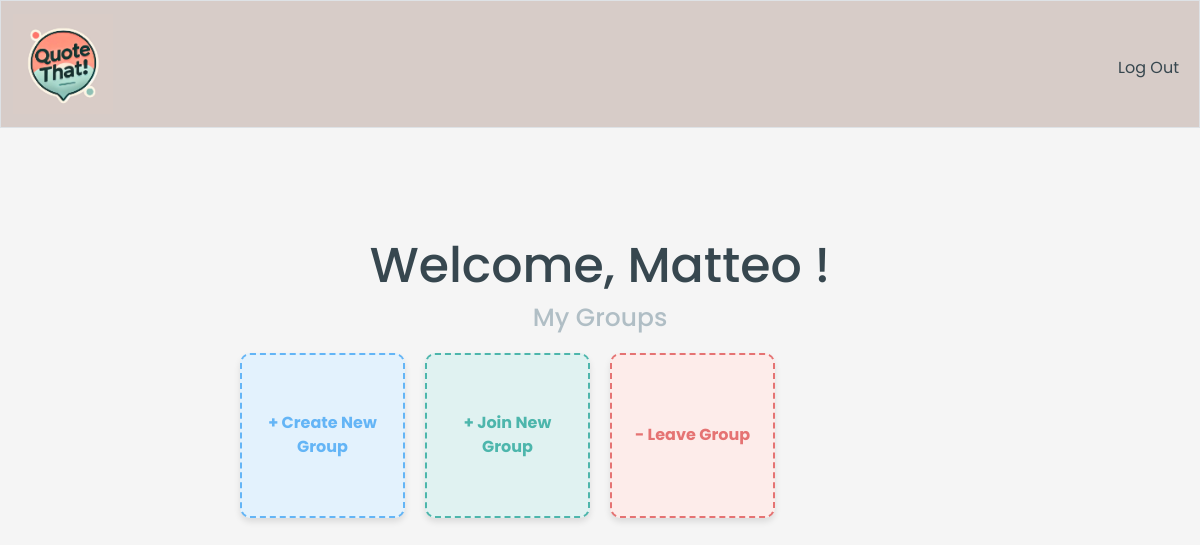
Before: / (signed in) with the older database file.
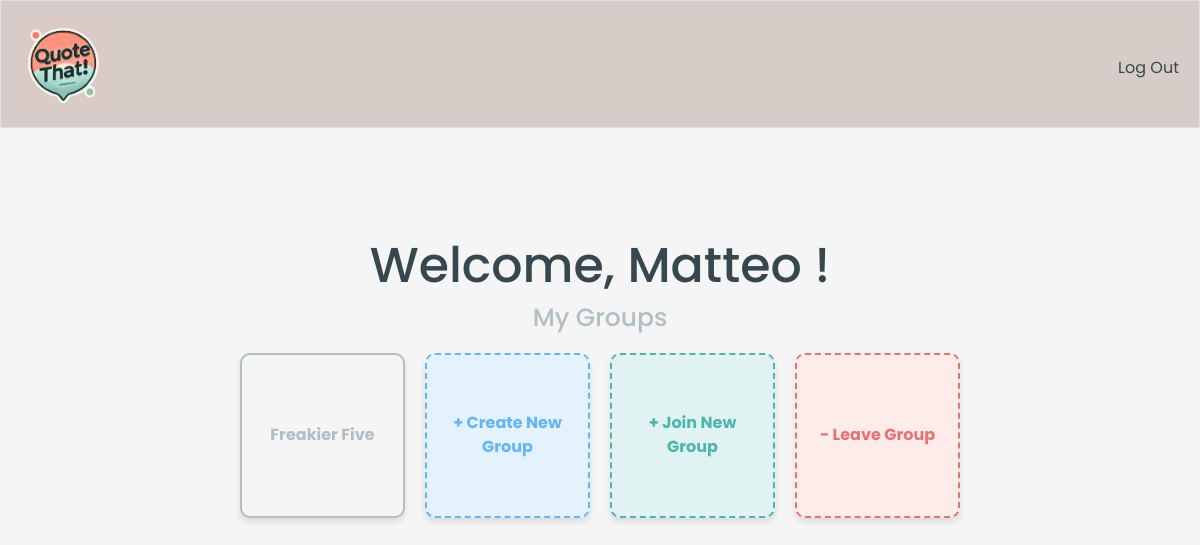
After: the same page with the newer database file.
### tables this page shows
CREATE TABLE 'groups' ('id' INTEGER PRIMARY KEY NOT NULL, 'name' TEXT NOT NULL, 'group_hash' TEXT NOT NULL);

### app.py (the view)
@app.route("/")
@login_required
def index():
    group_info = quote_db.execute("SELECT name,id FROM groups WHERE id IN (SELECT group_id FROM additions WHERE user_id = ? GROUP BY group_id HAVING SUM(value) > 0)", session["user_id"])
    name = {}
    name["user"] = quote_db.execute("SELECT username FROM users WHERE id = ?", session["user_id"])[0]
    return render_template("index.html", group_info = group_info, name = name)

### app.py (called while the page is built)
@app.after_request
def after_request(response):
    response.headers["Cache-Control"] = "no-cache, no-store, must-revalidate"
    response.headers["Expires"] = 0
    response.headers["Pragma"] = "no-cache"
    return response

### helpers.py (called while the page is built)
def login_required(f):
    @wraps(f)
    def decorated_function(*args, **kwargs):
        print("Login check for route:", f.__name__)
        print(session.get("user_id"))
        if session.get("user_id") is None:
            print("redirecting into login page")
            return redirect("/login")
        return f(*args, **kwargs)
    return decorated_function

### templates/index.html (shortened to what this page needs)
{% extends "layout.html" %}
{% block main %}
    <div class="container">
        <h1>Welcome, {{ name.user.username }}! </h1>
        <h2>My Groups</h2>
        <div class="group-grid">
            {% for group in group_info %}
                <a href="{{ url_for('group_page', group_id=group['id']) }}" class="group-card">{{ group.name }}</a>
            {% endfor %}
            <a href="{{ url_for('create') }}" class="group-card create-card">+ Create New Group</a>
            <a href="{{ url_for('join') }}" class="group-card join-card">+ Join New Group</a>
            <a href="{{ url_for('leave') }}" class="group-card leave-card">- Leave Group</a>
        </div>
    </div>
{% endblock %}

Changed rows visible on the page:
added groups: name "Freakier Five"
